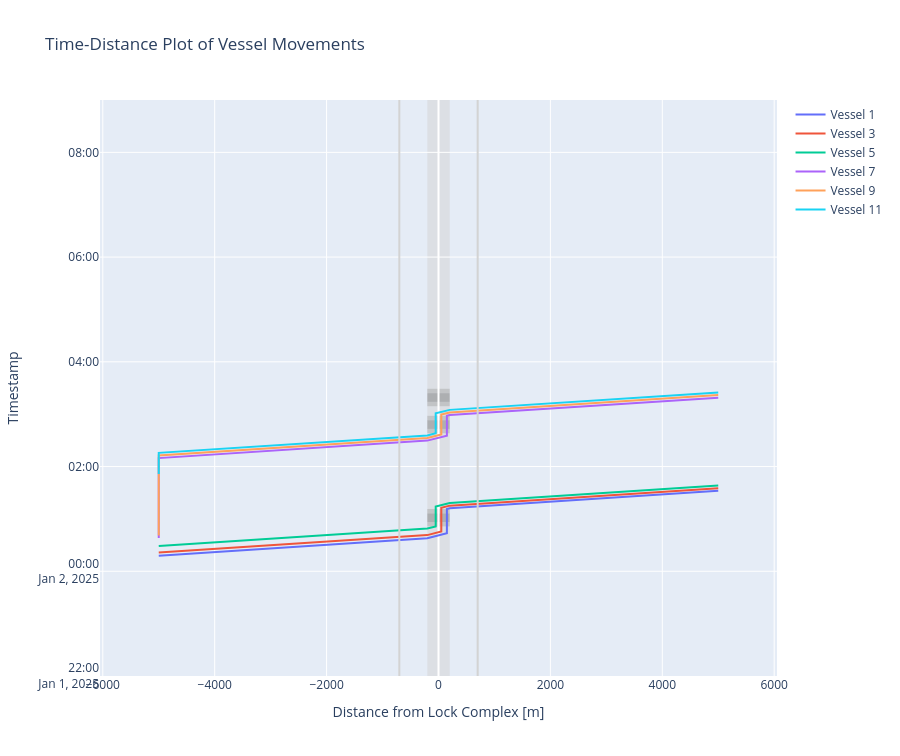

Notebook cell for this chart:
### Code cell
# We can plot the time-distance diagram
fig = lock_chamber_II.plot(xlimmin = -6050, 
                        xlimmax = 6050,
                        ylimmin = pd.Timestamp('2025-01-01 22:00:00'),
                        ylimmax = pd.Timestamp('2025-01-02 09:00:00'),
                        method='Plotly')

fig.update_layout(height=cm_to_pixels(20))
